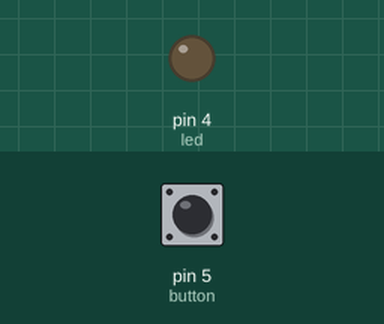
Simulated run of this sketch. Board: Arduino Uno, built with avr-gcc and run on an emulated ATmega328P. Shown: output pins drawn as LEDs (lit = HIGH). Dashed ring = blinking. The inputs (shaded band) are chosen by the test bench; at power-on: pin 5 (button) LOW.

Above: at 1.2 s.
1.3 s: pin 5 (button) pulsed HIGH 5 times (0.12 s each, 0.3 s apart)
At 1.75 s:
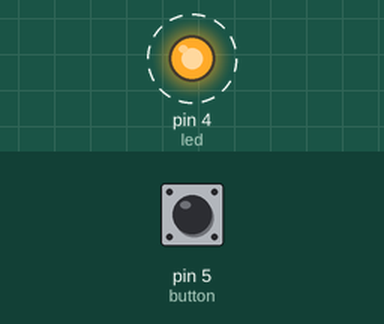
4.3 s: pin 5 (button) pulled HIGH for 0.15 s
At 5.1 s:
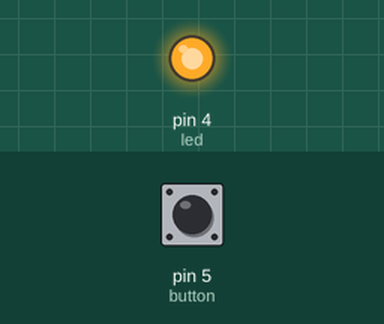
5.9 s: pin 5 (button) pulled HIGH for 1 s
At 6.3 s:
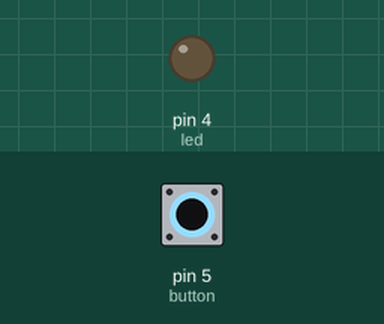
Timing chart, 0 to 8.9 s (numbered marks = the images above; inputs shaded):
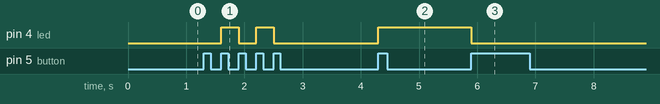

The sketch:

on_off_led.ino
```cpp
#define led 4
#define button 5
int StateB;
int previous;
int StateL = HIGH;

void setup() {
  // put your setup code here, to run once:
  pinMode(led, OUTPUT);
  pinMode(button, INPUT);
}

void loop() {
  // put your main code here, to run repeatedly:

  StateB = digitalRead(button);
  if(StateB == HIGH && previous == LOW){
    StateL = !StateL;
    digitalWrite(led, StateL);
  }

  previous = StateB;

}
```

Measured:
- after the input at 1.3 s, pin 4 (led): alternates HIGH for 0.30 s and LOW for 0.30 s, 4 changes in all, then stays LOW, starting after 0.30 s
- after the input at 4.3 s, pin 4 (led): LOW → HIGH at once
- after the input at 5.9 s, pin 4 (led): HIGH → LOW at once
